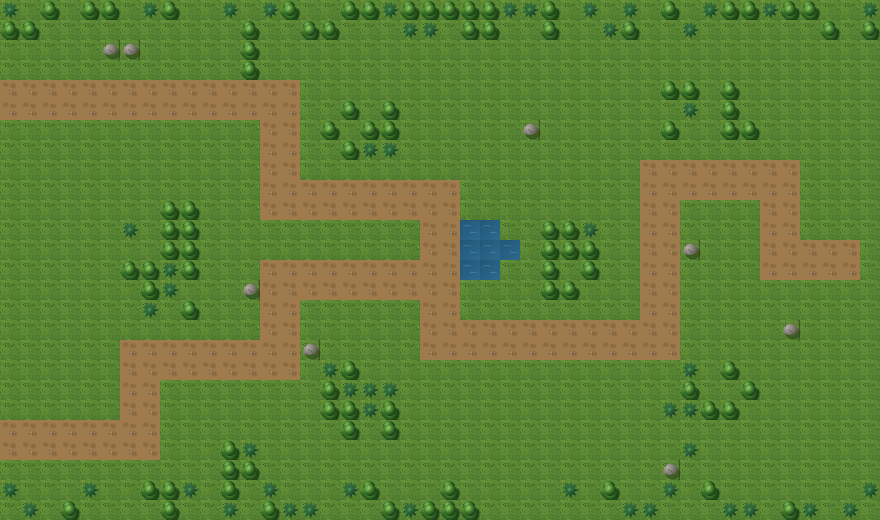

The image is a tile-based game level rendered from a .tmx file. Its description and complete source (layers, tilesets, objects, tile grids) follow:
An orthogonal 44x26 tile map with 20x20 px tiles, 1 tile layer (ground) and 3 objects (2x lair, castle).

<map version="1.10" tiledversion="1.10.2" orientation="orthogonal" renderorder="right-down" width="44" height="26" tilewidth="20" tileheight="20" infinite="0" nextlayerid="3" nextobjectid="4">
 <tileset firstgid="1" source="tiles.tsx" />
 <layer id="1" name="ground" width="44" height="26">
  <data encoding="csv">
3,1,2,1,2,2,1,3,2,1,1,3,1,3,2,1,1,2,2,3,2,2,2,2,2,3,3,2,1,3,1,3,1,2,1,3,2,2,3,2,2,1,1,3,
2,2,1,1,1,1,1,1,1,1,1,1,2,1,1,2,2,1,1,1,3,3,1,2,2,1,1,2,1,1,3,2,1,1,3,1,1,1,1,1,1,2,1,2,
1,1,1,1,1,4,4,1,1,1,1,1,2,1,1,1,1,1,1,1,1,1,1,1,1,1,1,1,1,1,1,1,1,1,1,1,1,1,1,1,1,1,1,1,
1,1,1,1,1,1,1,1,1,1,1,1,2,1,1,1,1,1,1,1,1,1,1,1,1,1,1,1,1,1,1,1,1,1,1,1,1,1,1,1,1,1,1,1,
6,6,6,6,6,6,6,6,6,6,6,6,6,6,6,1,1,1,1,1,1,1,1,1,1,1,1,1,1,1,1,1,1,2,2,1,2,1,1,1,1,1,1,1,
6,6,6,6,6,6,6,6,6,6,6,6,6,6,6,1,1,2,1,2,1,1,1,1,1,1,1,1,1,1,1,1,1,1,3,1,2,1,1,1,1,1,1,1,
1,1,1,1,1,1,1,1,1,1,1,1,1,6,6,1,2,1,2,2,1,1,1,1,1,1,4,1,1,1,1,1,1,2,1,1,2,2,1,1,1,1,1,1,
1,1,1,1,1,1,1,1,1,1,1,1,1,6,6,1,1,2,3,3,1,1,1,1,1,1,1,1,1,1,1,1,1,1,1,1,1,1,1,1,1,1,1,1,
1,1,1,1,1,1,1,1,1,1,1,1,1,6,6,1,1,1,1,1,1,1,1,1,1,1,1,1,1,1,1,1,6,6,6,6,6,6,6,6,1,1,1,1,
1,1,1,1,1,1,1,1,1,1,1,1,1,6,6,6,6,6,6,6,6,6,6,1,1,1,1,1,1,1,1,1,6,6,6,6,6,6,6,6,1,1,1,1,
1,1,1,1,1,1,1,1,2,2,1,1,1,6,6,6,6,6,6,6,6,6,6,1,1,1,1,1,1,1,1,1,6,6,1,1,1,1,6,6,1,1,1,1,
1,1,1,1,1,1,3,1,2,2,1,1,1,1,1,1,1,1,1,1,1,6,6,5,5,1,1,2,2,3,1,1,6,6,1,1,1,1,6,6,1,1,1,1,
1,1,1,1,1,1,1,1,2,2,1,1,1,1,1,1,1,1,1,1,1,6,6,5,5,5,1,2,2,2,1,1,6,6,4,1,1,1,6,6,6,6,6,1,
1,1,1,1,1,1,2,2,3,2,1,1,1,6,6,6,6,6,6,6,6,6,6,5,5,1,1,2,1,2,1,1,6,6,1,1,1,1,6,6,6,6,6,1,
1,1,1,1,1,1,1,2,3,1,1,1,4,6,6,6,6,6,6,6,6,6,6,1,1,1,1,2,2,1,1,1,6,6,1,1,1,1,1,1,1,1,1,1,
1,1,1,1,1,1,1,3,1,2,1,1,1,6,6,1,1,1,1,1,1,6,6,1,1,1,1,1,1,1,1,1,6,6,1,1,1,1,1,1,1,1,1,1,
1,1,1,1,1,1,1,1,1,1,1,1,1,6,6,1,1,1,1,1,1,6,6,6,6,6,6,6,6,6,6,6,6,6,1,1,1,1,1,4,1,1,1,1,
1,1,1,1,1,1,6,6,6,6,6,6,6,6,6,4,1,1,1,1,1,6,6,6,6,6,6,6,6,6,6,6,6,6,1,1,1,1,1,1,1,1,1,1,
1,1,1,1,1,1,6,6,6,6,6,6,6,6,6,1,3,2,1,1,1,1,1,1,1,1,1,1,1,1,1,1,1,1,3,1,2,1,1,1,1,1,1,1,
1,1,1,1,1,1,6,6,1,1,1,1,1,1,1,1,2,3,3,3,1,1,1,1,1,1,1,1,1,1,1,1,1,1,2,1,1,2,1,1,1,1,1,1,
1,1,1,1,1,1,6,6,1,1,1,1,1,1,1,1,2,2,3,2,1,1,1,1,1,1,1,1,1,1,1,1,1,3,3,2,2,1,1,1,1,1,1,1,
6,6,6,6,6,6,6,6,1,1,1,1,1,1,1,1,1,2,1,2,1,1,1,1,1,1,1,1,1,1,1,1,1,1,1,1,1,1,1,1,1,1,1,1,
6,6,6,6,6,6,6,6,1,1,1,2,3,1,1,1,1,1,1,1,1,1,1,1,1,1,1,1,1,1,1,1,1,1,3,1,1,1,1,1,1,1,1,1,
1,1,1,1,1,1,1,1,1,1,1,2,2,1,1,1,1,1,1,1,1,1,1,1,1,1,1,1,1,1,1,1,1,4,1,1,1,1,1,1,1,1,1,1,
3,1,1,1,3,1,1,2,2,3,1,2,1,3,1,1,1,3,2,1,1,1,2,1,1,1,1,1,3,1,2,1,1,3,1,2,1,1,1,1,1,1,1,3,
1,3,1,2,1,1,1,1,2,1,1,3,1,2,3,3,1,1,1,2,3,2,2,2,1,1,1,1,1,1,1,3,3,1,1,1,3,3,1,2,3,1,3,1
</data>
 </layer>
 <objectgroup id="2" name="things">
  <object id="1" type="lair" x="0" y="80" width="20" height="20" />
  <object id="2" type="lair" x="0" y="420" width="20" height="20" />
  <object id="3" type="castle" x="820" y="220" width="40" height="60" />
 </objectgroup>
</map>
